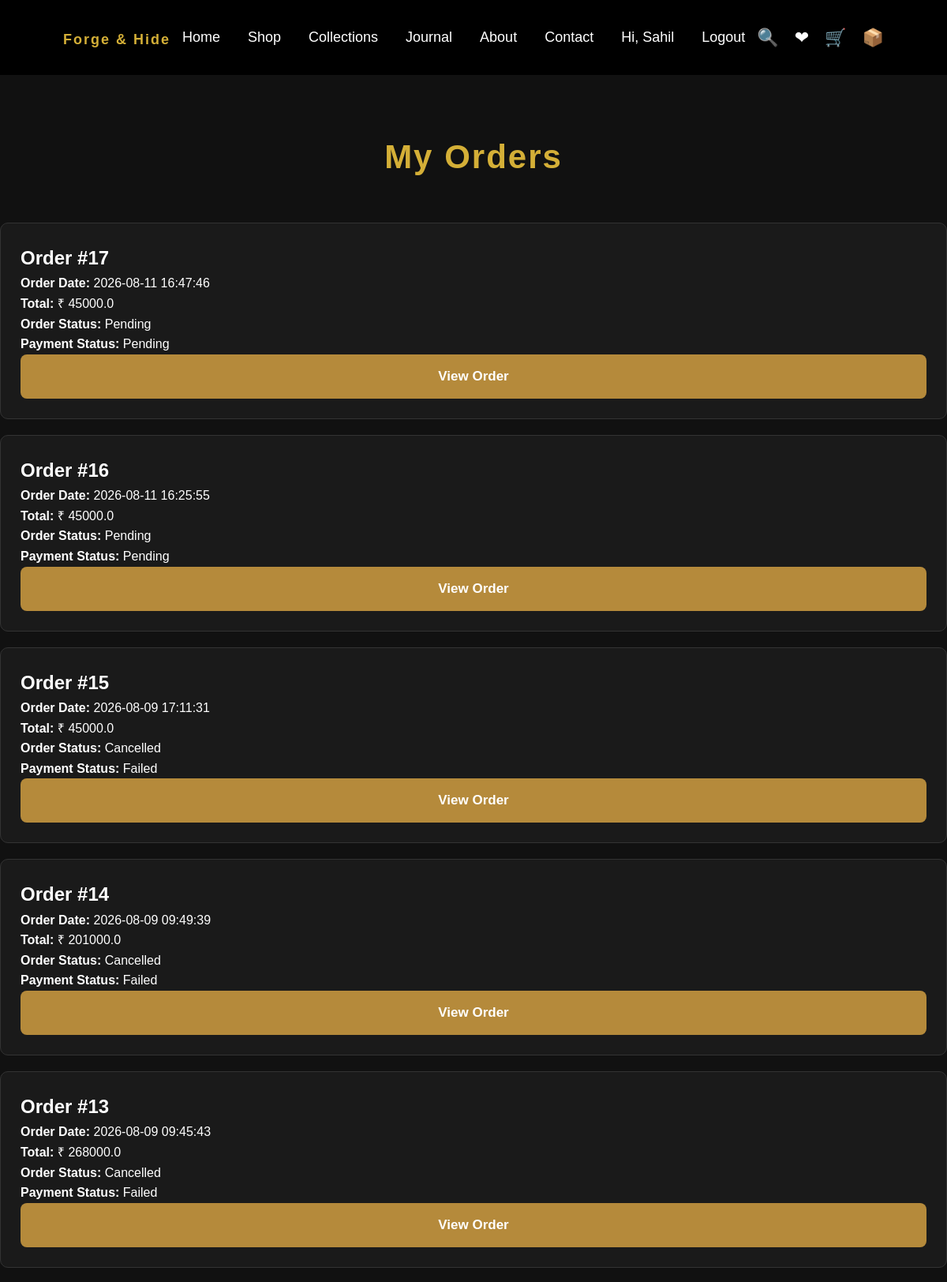
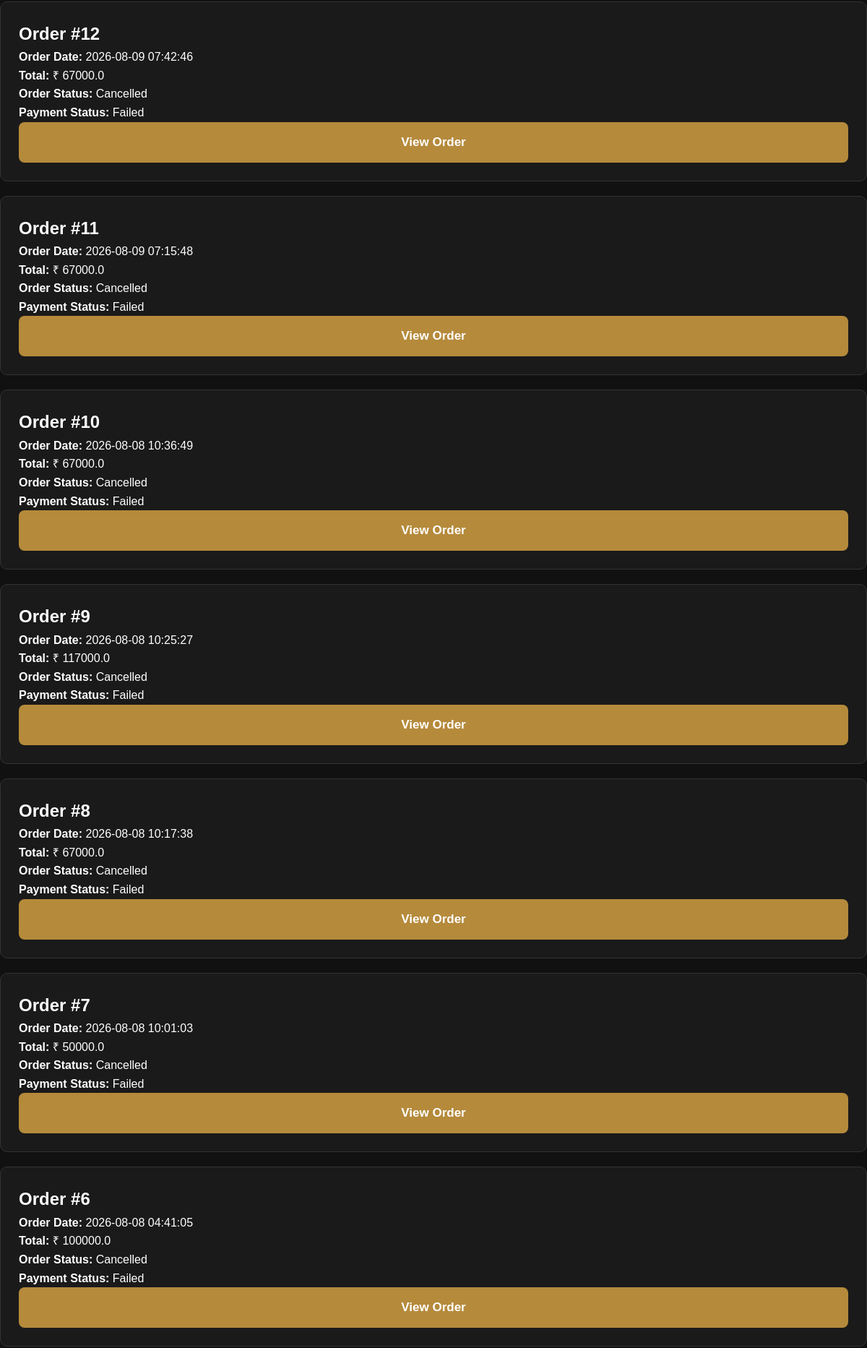
/my-orders (signed in, upper part), run on the app's committed database (2 pictures, top to bottom).
### models.py (models this page shows, shortened)
class Order(db.Model):
    __tablename__ = "orders"
    id = db.Column(
        db.Integer,
        primary_key=True
    )
    customer_id = db.Column(
        db.Integer,
        db.ForeignKey("customers.id"),
        nullable=False
    )
    total_amount = db.Column(
        db.Float,
        nullable=False,
        default=0
    )
    status = db.Column(
        db.String(50),
        default="Pending"
    )
    payment_status = db.Column(
        db.String(50),
        default="Pending"
    )
    stock_restored = db.Column(
    db.Boolean,
    default=False,
    nullable=True
    )
    shipping_name = db.Column(
        db.String(200),
        nullable=False
    )
    shipping_phone = db.Column(
        db.String(30),
        nullable=False
    )
    shipping_address = db.Column(
        db.Text,
        nullable=False
    )
    city = db.Column(
        db.String(100),
        nullable=False
    )
    state = db.Column(
        db.String(100),
        nullable=False
    )
    pincode = db.Column(
        db.String(20),
        nullable=False
    )
    created_at = db.Column(
        db.DateTime,
        server_default=func.now()
    )
    customer = db.relationship(
        "Customer",
        backref="orders"
    )
    items = db.relationship(
        "OrderItem",
        back_populates="order",
        cascade="all, delete-orphan"
    )

### app.py (the view)
@app.route("/my-orders")
@customer_required
def my_orders():
    orders = Order.query.filter_by(
        customer_id=session.get("customer_id")
    ).order_by(
        Order.created_at.desc()
    ).all()
    return render_template(
        "my_orders.html",
        orders=orders
    )

### app.py (called while the page is built)
def customer_required(f):
    @wraps(f)
    def decorated_function(*args, **kwargs):
        if not session.get("customer_id"):
            return redirect(url_for("login"))
        return f(*args, **kwargs)
    return decorated_function

@app.context_processor
def inject_cart_count():
    cart_count = 0
    if current_user.is_authenticated:
        cart_items = Cart.query.filter_by(
            customer_id=current_user.id
        ).all()
        for item in cart_items:
            cart_count += item.quantity
    return {
        "cart_count": cart_count
    }

@app.after_request
def add_no_cache_headers(response):
    response.headers["Cache-Control"] = "no-store, no-cache, must-revalidate, max-age=0"
    response.headers["Pragma"] = "no-cache"
    response.headers["Expires"] = "0"
    return response

### templates/my_orders.html (shortened to what this page needs)
{% extends "base.html" %}
{% block content %}
<h1 class="section-title">
    My Orders
</h1>
{% if orders %}
<div style="margin-top:40px;">
{% for order in orders %}
<div style="
    background:#1a1a1a;
    padding:25px;
    margin-bottom:20px;
    border-radius:10px;
    border:1px solid #333;
">
    <h2>
        Order #{{ order.id }}
    </h2>
    <p>
        <strong>Order Date:</strong>
        {{ order.created_at }}
    </p>
    <p>
        <strong>Total:</strong>
        ₹ {{ order.total_amount }}
    </p>
    <p>
        <strong>Order Status:</strong>
        {{ order.status }}
    </p>
    <p>
        <strong>Payment Status:</strong>
        {{ order.payment_status }}
    </p>
    <a href="{{ url_for('order_details', order_id=order.id) }}">
    <button class="hero-button">
        View Order
    </button>
    </a>
</div>
{% endfor %}
</div>
{% else %}
<h2>
    You have no orders yet.
</h2>
{% endif %}
{% endblock %}

### static/css/style.css (style rules this page uses)
* { margin:0; padding:0; box-sizing:border-box; }
body { font-family:Arial, Helvetica, sans-serif; background:#111; color:#fff; line-height:1.6; }
.section-title { text-align:center; font-size:42px; color:#d4af37; margin-top:70px; margin-bottom:50px; letter-spacing:2px; }
.hero-button { width:100%; padding:12px; background:#d4af37; border:none; border-radius:6px; font-size:16px; font-weight:bold; cursor:pointer; transition:.3s; }
.section-title { text-align:center; color:#d4af37; font-size:42px; margin-bottom:50px; }
.hero-button { padding:18px 42px; background:#b58a3b; color:#fff; border:none; border-radius:8px; font-size:17px; font-weight:600; cursor:pointer; transition:.3s; }

### data on the page
Order: id "17", created_at "2026-08-11 16:47:46", total_amount "45000.0", status "Pending", payment_status "Pending"
Order: id "16", created_at "2026-08-11 16:25:55", total_amount "45000.0", status "Pending", payment_status "Pending"
Order: id "15", created_at "2026-08-09 17:11:31", total_amount "45000.0", status "Cancelled", payment_status "Failed"
Order: id "14", created_at "2026-08-09 09:49:39", total_amount "201000.0", status "Cancelled", payment_status "Failed"
Order: id "13", created_at "2026-08-09 09:45:43", total_amount "268000.0", status "Cancelled", payment_status "Failed"
Order: id "12", created_at "2026-08-09 07:42:46", total_amount "67000.0", status "Cancelled", payment_status "Failed"
Order: id "11", created_at "2026-08-09 07:15:48", total_amount "67000.0", status "Cancelled", payment_status "Failed"
Order: id "10", created_at "2026-08-08 10:36:49", total_amount "67000.0", status "Cancelled", payment_status "Failed"
Order: id "9", created_at "2026-08-08 10:25:27", total_amount "117000.0", status "Cancelled", payment_status "Failed"
Order: id "8", created_at "2026-08-08 10:17:38", total_amount "67000.0", status "Cancelled", payment_status "Failed"
Order: id "7", created_at "2026-08-08 10:01:03", total_amount "50000.0", status "Cancelled", payment_status "Failed"
Order: id "6", created_at "2026-08-08 04:41:05", total_amount "100000.0", status "Cancelled", payment_status "Failed"

### other printed values
{{ session.get("customer_name") }} "Sahil"
